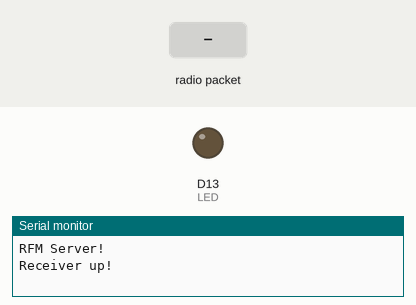
Recording of a sketch running on a simulated Arduino Zero (SAMD21). On the bench: output pins drawn as LEDs (lit = HIGH), the last lines printed to the serial monitor. The inputs (shaded band) are chosen by the test bench. No radio packets arrive unless stated.

Above: at 2.2 s.
2.3 s: radio packet "1" arrives
At 3.2 s:
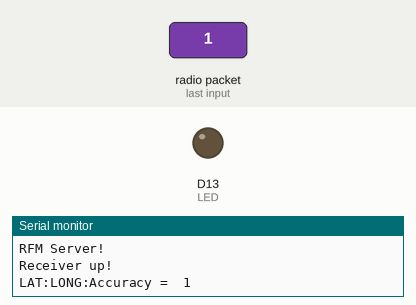
3.8 s: radio packet "0" arrives
At 4.3 s:
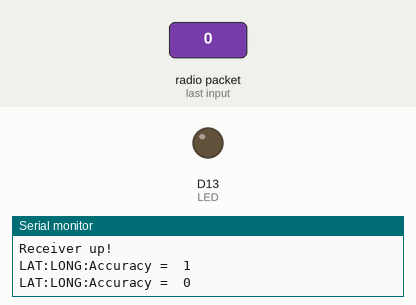
5.3 s: radio packet "2" arrives
At 6.6 s:
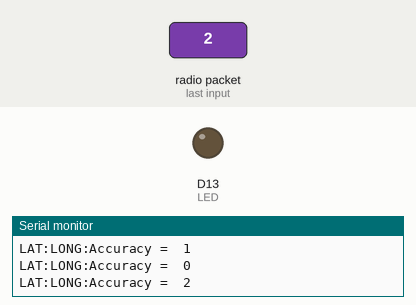
Timing chart, 0 to 8.3 s (numbered marks = the images above; inputs shaded):
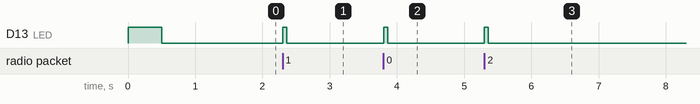

The sketch:

GPS_Receiver_SAMD21.ino
```cpp
/*
  Both the TX and RX ProRF boards will need a wire antenna. We recommend a 3" piece of wire.
  This example is a modified version of the example provided by the Radio Head
  Library which can be found here:
  www.github.com/PaulStoffregen/RadioHeadd
*/

#include <SPI.h>

//Radio Head Library:
#include <RH_RF95.h>

// We need to provide the RFM95 module's chip select and interrupt pins to the
// rf95 instance below.On the SparkFun ProRF those pins are 12 and 6 respectively.
RH_RF95 rf95(12, 6);

int LED = 13; //Status LED on pin 13

int packetCounter = 0; //Counts the number of packets sent
long timeSinceLastPacket = 0; //Tracks the time stamp of last packet received
// The broadcast frequency is set to 921.2, but the SADM21 ProRf operates
// anywhere in the range of 902-928MHz in the Americas.
// Europe operates in the frequencies 863-870, center frequency at
// 868MHz.This works but it is unknown how well the radio configures to this frequency:
//float frequency = 864.1;
float frequency = 921.2;

void setup()
{
  pinMode(LED, OUTPUT);

  SerialUSB.begin(9600);


  // It may be difficult to read serial messages on startup. The following
  // line will wait for serial to be ready before continuing. Comment out if not needed.
  while(!SerialUSB);
  SerialUSB.println("RFM Server!");

  //Initialize the Radio.
  if (rf95.init() == false){
    SerialUSB.println("Radio Init Failed - Freezing");
    while (1);
  }
  else{
  // An LED indicator to let us know radio initialization has completed.
    SerialUSB.println("Receiver up!");
    digitalWrite(LED, HIGH);
    delay(500);
    digitalWrite(LED, LOW);
    delay(500);
  }

  rf95.setFrequency(frequency);

   // The default transmitter power is 13dBm, using PA_BOOST.
   // If you are using RFM95/96/97/98 modules which uses the PA_BOOST transmitter pin, then
   // you can set transmitter powers from 5 to 23 dBm:
   // Transmitter power can range from 14-20dbm.
   rf95.setTxPower(14, false);
}

void loop()
{


  if (rf95.available()){
    // Should be a message for us now
    uint8_t buf[RH_RF95_MAX_MESSAGE_LEN];
    uint8_t len = sizeof(buf);

    if (rf95.recv(buf, &len)){
      digitalWrite(LED, HIGH); //Turn on status LED
      timeSinceLastPacket = millis(); //Timestamp this packet
      SerialUSB.print("LAT:LONG:Accuracy =  ");
      SerialUSB.println((char*)buf);

      // Send a reply
      uint8_t toSend[] = "ack";
      rf95.send(toSend, sizeof(toSend));
      rf95.waitPacketSent();
      digitalWrite(LED, LOW); //Turn off status LED

    }
    else
      SerialUSB.println("Recieve failed");
  }
  //Turn off status LED if we haven't received a packet after 1s
  if(millis() - timeSinceLastPacket > 1000){
    digitalWrite(LED, LOW); //Turn off status LED
    timeSinceLastPacket = millis(); //Don't write LED but every 1s
  }

//  delay(1000);
}
```

Measured:
- after the input at 2.3 s, D13 (LED): LOW → HIGH at once, → LOW 0.06 s later
- after the input at 3.8 s, D13 (LED): LOW → HIGH at once, → LOW 0.06 s later
- after the input at 5.3 s, D13 (LED): LOW → HIGH at once, → LOW 0.06 s later
